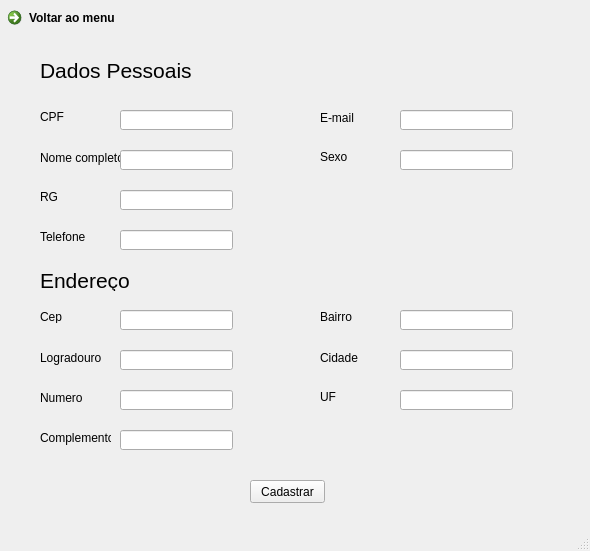
<?xml version="1.0" encoding="UTF-8"?>
<ui version="4.0">
 <class>MainWindow</class>
 <widget class="QMainWindow" name="MainWindow">
  <property name="geometry">
   <rect>
    <x>0</x>
    <y>0</y>
    <width>590</width>
    <height>551</height>
   </rect>
  </property>
  <property name="windowTitle">
   <string>Biblioteca</string>
  </property>
  <widget class="QWidget" name="centralwidget">
   <widget class="QLabel" name="label">
    <property name="geometry">
     <rect>
      <x>40</x>
      <y>110</y>
      <width>47</width>
      <height>13</height>
     </rect>
    </property>
    <property name="text">
     <string>CPF</string>
    </property>
   </widget>
   <widget class="QPushButton" name="pushButton">
    <property name="geometry">
     <rect>
      <x>250</x>
      <y>480</y>
      <width>75</width>
      <height>23</height>
     </rect>
    </property>
    <property name="text">
     <string>Cadastrar</string>
    </property>
   </widget>
   <widget class="QLineEdit" name="lineEdit">
    <property name="geometry">
     <rect>
      <x>120</x>
      <y>110</y>
      <width>113</width>
      <height>20</height>
     </rect>
    </property>
   </widget>
   <widget class="QLabel" name="label_2">
    <property name="geometry">
     <rect>
      <x>40</x>
      <y>150</y>
      <width>81</width>
      <height>16</height>
     </rect>
    </property>
    <property name="text">
     <string>Nome completo</string>
    </property>
   </widget>
   <widget class="QLineEdit" name="lineEdit_2">
    <property name="geometry">
     <rect>
      <x>120</x>
      <y>150</y>
      <width>113</width>
      <height>20</height>
     </rect>
    </property>
   </widget>
   <widget class="QLineEdit" name="lineEdit_3">
    <property name="geometry">
     <rect>
      <x>120</x>
      <y>190</y>
      <width>113</width>
      <height>20</height>
     </rect>
    </property>
   </widget>
   <widget class="QLineEdit" name="lineEdit_4">
    <property name="geometry">
     <rect>
      <x>120</x>
      <y>230</y>
      <width>113</width>
      <height>20</height>
     </rect>
    </property>
   </widget>
   <widget class="QLineEdit" name="lineEdit_5">
    <property name="geometry">
     <rect>
      <x>400</x>
      <y>110</y>
      <width>113</width>
      <height>20</height>
     </rect>
    </property>
   </widget>
   <widget class="QLabel" name="label_3">
    <property name="geometry">
     <rect>
      <x>40</x>
      <y>190</y>
      <width>47</width>
      <height>13</height>
     </rect>
    </property>
    <property name="text">
     <string>RG</string>
    </property>
   </widget>
   <widget class="QLabel" name="label_4">
    <property name="geometry">
     <rect>
      <x>40</x>
      <y>310</y>
      <width>47</width>
      <height>13</height>
     </rect>
    </property>
    <property name="text">
     <string>Cep</string>
    </property>
   </widget>
   <widget class="QLabel" name="label_5">
    <property name="geometry">
     <rect>
      <x>40</x>
      <y>350</y>
      <width>71</width>
      <height>16</height>
     </rect>
    </property>
    <property name="text">
     <string>Logradouro</string>
    </property>
   </widget>
   <widget class="QLabel" name="label_6">
    <property name="geometry">
     <rect>
      <x>40</x>
      <y>390</y>
      <width>71</width>
      <height>16</height>
     </rect>
    </property>
    <property name="text">
     <string>Numero </string>
    </property>
   </widget>
   <widget class="QLineEdit" name="lineEdit_6">
    <property name="geometry">
     <rect>
      <x>400</x>
      <y>150</y>
      <width>113</width>
      <height>20</height>
     </rect>
    </property>
   </widget>
   <widget class="QLabel" name="label_8">
    <property name="geometry">
     <rect>
      <x>320</x>
      <y>350</y>
      <width>71</width>
      <height>16</height>
     </rect>
    </property>
    <property name="text">
     <string>Cidade</string>
    </property>
   </widget>
   <widget class="QLabel" name="label_9">
    <property name="geometry">
     <rect>
      <x>40</x>
      <y>230</y>
      <width>47</width>
      <height>13</height>
     </rect>
    </property>
    <property name="text">
     <string>Telefone</string>
    </property>
   </widget>
   <widget class="QLabel" name="label_10">
    <property name="geometry">
     <rect>
      <x>320</x>
      <y>310</y>
      <width>47</width>
      <height>13</height>
     </rect>
    </property>
    <property name="text">
     <string>Bairro</string>
    </property>
   </widget>
   <widget class="QLabel" name="label_11">
    <property name="geometry">
     <rect>
      <x>320</x>
      <y>150</y>
      <width>47</width>
      <height>13</height>
     </rect>
    </property>
    <property name="text">
     <string>Sexo</string>
    </property>
   </widget>
   <widget class="QLabel" name="label_12">
    <property name="geometry">
     <rect>
      <x>320</x>
      <y>110</y>
      <width>71</width>
      <height>16</height>
     </rect>
    </property>
    <property name="text">
     <string>E-mail</string>
    </property>
   </widget>
   <widget class="QLabel" name="label_13">
    <property name="geometry">
     <rect>
      <x>320</x>
      <y>390</y>
      <width>47</width>
      <height>13</height>
     </rect>
    </property>
    <property name="text">
     <string>UF</string>
    </property>
   </widget>
   <widget class="QLabel" name="label_14">
    <property name="geometry">
     <rect>
      <x>40</x>
      <y>60</y>
      <width>161</width>
      <height>21</height>
     </rect>
    </property>
    <property name="font">
     <font>
      <pointsize>16</pointsize>
     </font>
    </property>
    <property name="text">
     <string>Dados Pessoais</string>
    </property>
   </widget>
   <widget class="QLabel" name="label_15">
    <property name="geometry">
     <rect>
      <x>40</x>
      <y>270</y>
      <width>131</width>
      <height>21</height>
     </rect>
    </property>
    <property name="font">
     <font>
      <pointsize>16</pointsize>
     </font>
    </property>
    <property name="text">
     <string>Endereço</string>
    </property>
   </widget>
   <widget class="QLineEdit" name="lineEdit_7">
    <property name="geometry">
     <rect>
      <x>120</x>
      <y>310</y>
      <width>113</width>
      <height>20</height>
     </rect>
    </property>
   </widget>
   <widget class="QLineEdit" name="lineEdit_8">
    <property name="geometry">
     <rect>
      <x>120</x>
      <y>350</y>
      <width>113</width>
      <height>20</height>
     </rect>
    </property>
   </widget>
   <widget class="QLineEdit" name="lineEdit_9">
    <property name="geometry">
     <rect>
      <x>120</x>
      <y>390</y>
      <width>113</width>
      <height>20</height>
     </rect>
    </property>
   </widget>
   <widget class="QLineEdit" name="lineEdit_10">
    <property name="geometry">
     <rect>
      <x>120</x>
      <y>430</y>
      <width>113</width>
      <height>20</height>
     </rect>
    </property>
   </widget>
   <widget class="QLineEdit" name="lineEdit_11">
    <property name="geometry">
     <rect>
      <x>400</x>
      <y>310</y>
      <width>113</width>
      <height>20</height>
     </rect>
    </property>
   </widget>
   <widget class="QLineEdit" name="lineEdit_12">
    <property name="geometry">
     <rect>
      <x>400</x>
      <y>350</y>
      <width>113</width>
      <height>20</height>
     </rect>
    </property>
   </widget>
   <widget class="QLineEdit" name="lineEdit_13">
    <property name="geometry">
     <rect>
      <x>400</x>
      <y>390</y>
      <width>113</width>
      <height>20</height>
     </rect>
    </property>
   </widget>
   <widget class="QLabel" name="label_16">
    <property name="geometry">
     <rect>
      <x>40</x>
      <y>430</y>
      <width>71</width>
      <height>16</height>
     </rect>
    </property>
    <property name="text">
     <string>Complemento</string>
    </property>
   </widget>
   <widget class="QCommandLinkButton" name="commandLinkButton_2">
    <property name="geometry">
     <rect>
      <x>0</x>
      <y>0</y>
      <width>185</width>
      <height>41</height>
     </rect>
    </property>
    <property name="text">
     <string>Voltar ao menu</string>
    </property>
    <property name="icon">
     <iconset>
      <normaloff>../seta.png</normaloff>../seta.png</iconset>
    </property>
   </widget>
  </widget>
  <widget class="QStatusBar" name="statusbar"/>
 </widget>
 <resources/>
 <connections/>
</ui>
